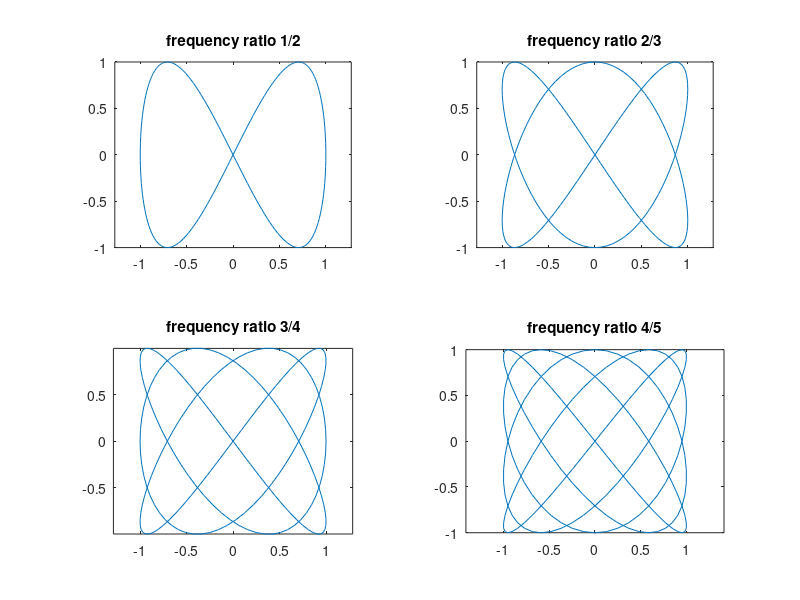

Write MATLAB code to recreate this figure.
%% Homework 2 - Exercice 2
clear; clc; close all;

% we want to draw lissajoux figures

%% compute figures
nbPlots = 4;
a = [1 2 3 4]';
b = [2 3 4 5]';

delta = 0;
A = 1;
B = 1;

t = 0:0.01*pi:2*pi;

x = A*sin(a.*t + delta);
y = B*sin(b.*t);

%% plot
figure();
for i = 1:nbPlots
    subplot(2,2,i);
    plot(x(i, :), y(i, :), '-');
    axis equal;
    title(['frequency ratio ', num2str(a(i,1)), '/', num2str(b(i,1))]);
end
